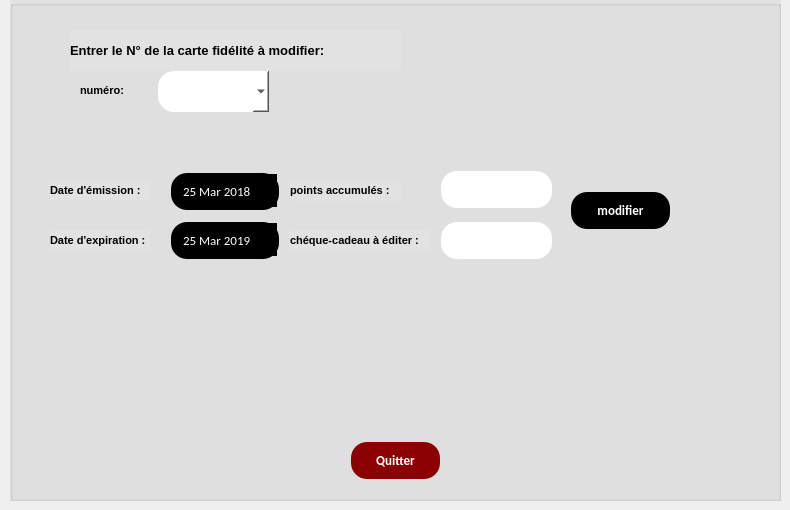
      <widget class="QWidget" name="modif_cf">
       <attribute name="title">
        <string>modifier une carte fidélité</string>
       </attribute>
       <widget class="QGroupBox" name="groupBox_8">
        <property name="geometry">
         <rect>
          <x>10</x>
          <y>0</y>
          <width>771</width>
          <height>501</height>
         </rect>
        </property>
        <property name="font">
         <font>
          <pointsize>11</pointsize>
          <weight>75</weight>
          <bold>true</bold>
         </font>
        </property>
        <property name="styleSheet">
         <string notr="true">background-color:rgb(226, 226, 226);</string>
        </property>
        <property name="title">
         <string/>
        </property>
        <widget class="QLabel" name="label_25">
         <property name="geometry">
          <rect>
           <x>60</x>
           <y>30</y>
           <width>331</width>
           <height>41</height>
          </rect>
         </property>
         <property name="font">
          <font>
           <pointsize>10</pointsize>
           <weight>75</weight>
           <italic>false</italic>
           <bold>true</bold>
          </font>
         </property>
         <property name="text">
          <string>Entrer le N° de la carte fidélité à modifier:</string>
         </property>
        </widget>
        <widget class="QLabel" name="label_26">
         <property name="geometry">
          <rect>
           <x>70</x>
           <y>80</y>
           <width>71</width>
           <height>20</height>
          </rect>
         </property>
         <property name="font">
          <font>
           <pointsize>8</pointsize>
           <weight>75</weight>
           <italic>false</italic>
           <bold>true</bold>
          </font>
         </property>
         <property name="styleSheet">
          <string notr="true">background-color:transparent;</string>
         </property>
         <property name="text">
          <string>numéro:</string>
         </property>
        </widget>
        <widget class="QPushButton" name="pushButton_19">
         <property name="geometry">
          <rect>
           <x>340</x>
           <y>440</y>
           <width>91</width>
           <height>41</height>
          </rect>
         </property>
         <property name="font">
          <font>
           <family>calibri</family>
           <pointsize>-1</pointsize>
           <weight>75</weight>
           <italic>false</italic>
           <bold>true</bold>
           <underline>false</underline>
           <strikeout>false</strikeout>
           <kerning>true</kerning>
          </font>
         </property>
         <property name="autoFillBackground">
          <bool>false</bool>
         </property>
         <property name="styleSheet">
          <string notr="true">background-color: #8B0000	;
  border: none;
  color: white;
  padding: 10px;
  text-align: center;
  text-decoration: none;
font-family:calibri;
  display: inline-block;
  font-size: 13px;
  margin: 2px 1px;
  border-radius : 16px;</string>
         </property>
         <property name="text">
          <string>Quitter</string>
         </property>
        </widget>
        <widget class="QPushButton" name="pb_modifier_cf">
         <property name="geometry">
          <rect>
           <x>560</x>
           <y>190</y>
           <width>101</width>
           <height>41</height>
          </rect>
         </property>
         <property name="font">
          <font>
           <family>calibri</family>
           <pointsize>-1</pointsize>
           <weight>75</weight>
           <italic>false</italic>
           <bold>true</bold>
           <underline>false</underline>
           <strikeout>false</strikeout>
           <kerning>true</kerning>
          </font>
         </property>
         <property name="autoFillBackground">
          <bool>false</bool>
         </property>
         <property name="styleSheet">
          <string notr="true">background-color: black	;
  border: none;
  color: white;
  padding: 10px;
  text-align: center;
  text-decoration: none;
font-family:calibri;
  display: inline-block;
  font-size: 13px;
  margin: 2px 1px;
  border-radius : 16px;</string>
         </property>
         <property name="text">
          <string>modifier</string>
         </property>
        </widget>
        <widget class="QLineEdit" name="le_cheque_modif">
         <property name="geometry">
          <rect>
           <x>430</x>
           <y>220</y>
           <width>113</width>
           <height>41</height>
          </rect>
         </property>
         <property name="font">
          <font>
           <family>calibri</family>
           <pointsize>-1</pointsize>
           <weight>50</weight>
           <italic>false</italic>
           <bold>false</bold>
           <underline>false</underline>
           <strikeout>false</strikeout>
          </font>
         </property>
         <property name="styleSheet">
          <string notr="true">background-color: white	;
  border: none;
  color: black;
  padding: 10px;
  text-align: center;
  text-decoration: none;
font-family:calibri;
  display: inline-block;
  font-size: 13px;
  margin: 2px 1px;
  border-radius : 16px;</string>
         </property>
        </widget>
        <widget class="QLineEdit" name="le_points_modif">
         <property name="geometry">
          <rect>
           <x>430</x>
           <y>169</y>
           <width>113</width>
           <height>41</height>
          </rect>
         </property>
         <property name="font">
          <font>
           <family>calibri</family>
           <pointsize>-1</pointsize>
           <weight>50</weight>
           <italic>false</italic>
           <bold>false</bold>
           <underline>false</underline>
           <strikeout>false</strikeout>
          </font>
         </property>
         <property name="styleSheet">
          <string notr="true">background-color: white	;
  border: none;
  color: black;
  padding: 10px;
  text-align: center;
  text-decoration: none;
font-family:calibri;
  display: inline-block;
  font-size: 13px;
  margin: 2px 1px;
  border-radius : 16px;</string>
         </property>
         <property name="text">
          <string/>
         </property>
        </widget>
        <widget class="QLabel" name="label_30">
         <property name="geometry">
          <rect>
           <x>40</x>
           <y>230</y>
           <width>101</width>
           <height>21</height>
          </rect>
         </property>
         <property name="font">
          <font>
           <pointsize>8</pointsize>
           <weight>75</weight>
           <italic>false</italic>
           <bold>true</bold>
           <underline>false</underline>
          </font>
         </property>
         <property name="text">
          <string>Date d'expiration :</string>
         </property>
        </widget>
        <widget class="QLabel" name="label_29">
         <property name="geometry">
          <rect>
           <x>280</x>
           <y>180</y>
           <width>111</width>
           <height>21</height>
          </rect>
         </property>
         <property name="font">
          <font>
           <pointsize>8</pointsize>
           <weight>75</weight>
           <italic>false</italic>
           <bold>true</bold>
           <underline>false</underline>
          </font>
         </property>
         <property name="text">
          <string>points accumulés :</string>
         </property>
        </widget>
        <widget class="QLabel" name="label_28">
         <property name="geometry">
          <rect>
           <x>40</x>
           <y>180</y>
           <width>101</width>
           <height>20</height>
          </rect>
         </property>
         <property name="font">
          <font>
           <pointsize>8</pointsize>
           <weight>75</weight>
           <italic>false</italic>
           <bold>true</bold>
           <underline>false</underline>
          </font>
         </property>
         <property name="text">
          <string>Date d'émission :</string>
         </property>
        </widget>
        <widget class="QDateEdit" name="le_date_ex_modif">
         <property name="geometry">
          <rect>
           <x>160</x>
           <y>220</y>
           <width>110</width>
           <height>41</height>
          </rect>
         </property>
         <property name="font">
          <font>
           <family>calibri</family>
           <pointsize>-1</pointsize>
           <weight>50</weight>
           <italic>false</italic>
           <bold>false</bold>
           <underline>false</underline>
           <strikeout>false</strikeout>
          </font>
         </property>
         <property name="styleSheet">
          <string notr="true">background-color: black	;
  border: none;
  color: white;
  padding: 10px;
  text-align: center;
  text-decoration: none;
font-family:calibri;
  display: inline-block;
  font-size: 13px;
  margin: 2px 1px;
  border-radius : 16px;</string>
         </property>
         <property name="dateTime">
          <datetime>
           <hour>0</hour>
           <minute>0</minute>
           <second>0</second>
           <year>2019</year>
           <month>3</month>
           <day>25</day>
          </datetime>
         </property>
        </widget>
        <widget class="QLabel" name="label_27">
         <property name="geometry">
          <rect>
           <x>280</x>
           <y>230</y>
           <width>141</width>
           <height>21</height>
          </rect>
         </property>
         <property name="font">
          <font>
           <pointsize>8</pointsize>
           <weight>75</weight>
           <italic>false</italic>
           <bold>true</bold>
           <underline>false</underline>
          </font>
         </property>
         <property name="text">
          <string>chéque-cadeau à éditer :</string>
         </property>
        </widget>
        <widget class="QDateEdit" name="le_date_em_modif">
         <property name="geometry">
          <rect>
           <x>160</x>
           <y>171</y>
           <width>110</width>
           <height>41</height>
          </rect>
         </property>
         <property name="font">
          <font>
           <family>calibri</family>
           <pointsize>-1</pointsize>
           <weight>50</weight>
           <italic>false</italic>
           <bold>false</bold>
           <underline>false</underline>
           <strikeout>false</strikeout>
          </font>
         </property>
         <property name="styleSheet">
          <string notr="true">background-color: black	;
  border: none;
  color: white;
  padding: 10px;
  text-align: center;
  text-decoration: none;
font-family:calibri;
  display: inline-block;
  font-size: 13px;
  margin: 2px 1px;
  border-radius : 16px;</string>
         </property>
         <property name="dateTime">
          <datetime>
           <hour>0</hour>
           <minute>0</minute>
           <second>0</second>
           <year>2018</year>
           <month>3</month>
           <day>25</day>
          </datetime>
         </property>
         <property name="calendarPopup">
          <bool>false</bool>
         </property>
        </widget>
        <widget class="QComboBox" name="cb_num_modif">
         <property name="geometry">
          <rect>
           <x>148</x>
           <y>71</y>
           <width>111</width>
           <height>41</height>
          </rect>
         </property>
         <property name="styleSheet">
          <string notr="true">background-color:white;
border-radius:16px</string>
         </property>
        </widget>
       </widget>
      </widget>
